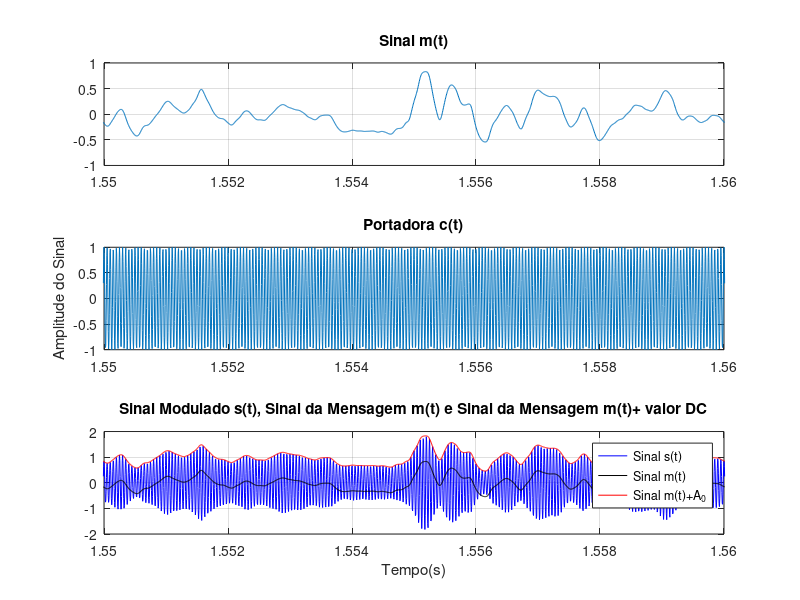
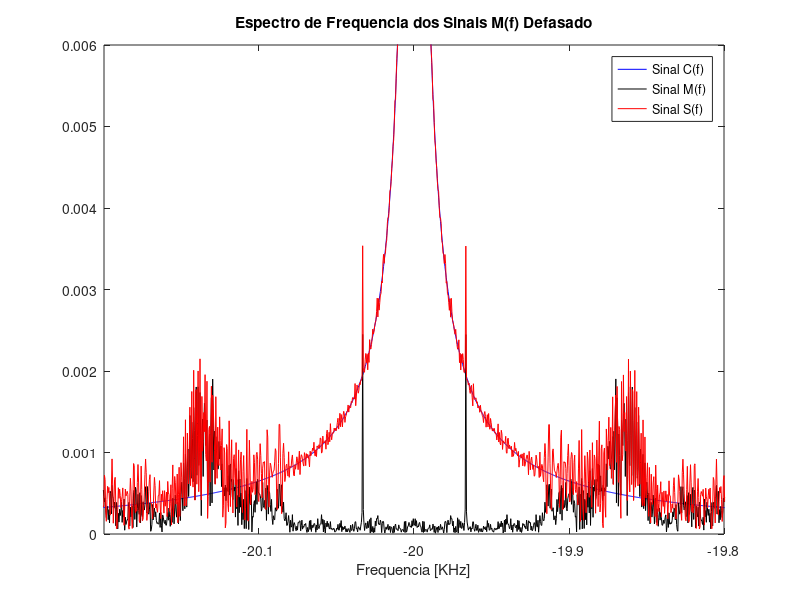
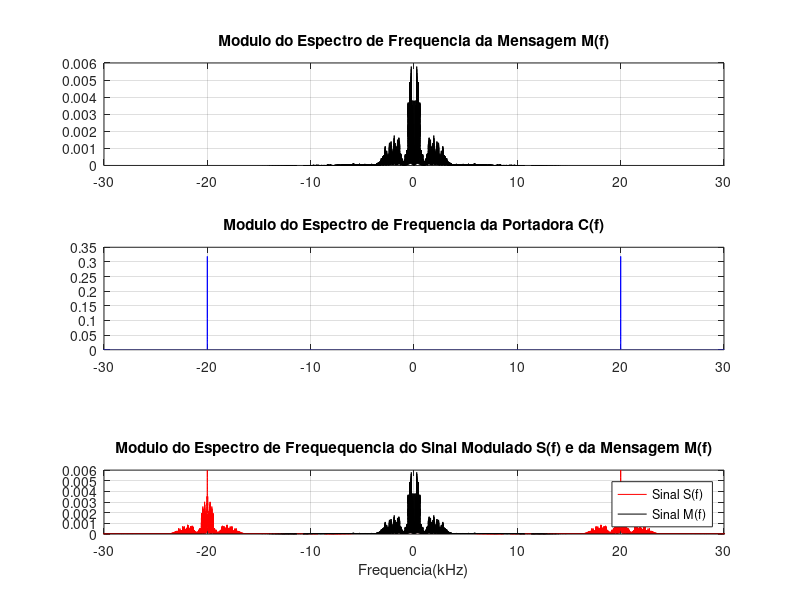
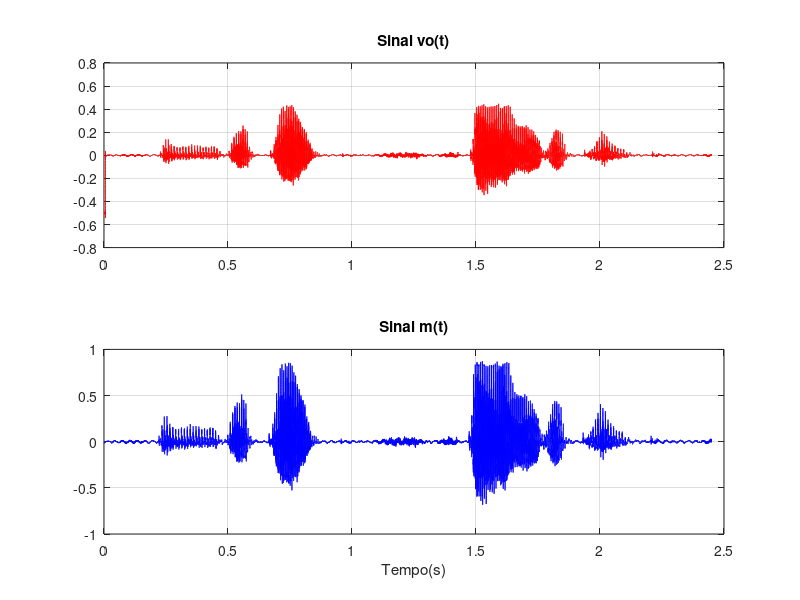

These figures' MATLAB source, in order:
%%

%% Informacoes do relatorio
% * *Nome dos Alunos: Andre Luis Maldonado Daniel e Erasmo Costa*
% * *Curso: LT37C - Fundamentos de Comunicacao*
%
% * *Relatorio de modulacao*
%
% O relatorio da modulacao  deve conter:
%
% * Modulacao e demodulacao;
% * Apresentar de forma legivel as formas de onda da mensagem, da
% portadora, e da Modulacao, no dominio do tempo e no dominio da
% frequencia;
% * Explicar no relatorio cada forma de onda;

%% EXERCICIO 1 - MODULACAO
% Para que haja uma boa modulacao a frequencia da portadora deve ser maior que a banda
% do Sinal, ao vizualizar a figura 3 e possivel comprovar que a mensagem
% nao chega a $10Khz$ sendo assim, a frequencia da portadora sendo $20KHz$ supre o necessario.
% Para que nao ocorra perca de informacao $A_0$ deve ser escolhido para que o minimo valor 
% do Sinal, quando somado a $A_0$ seja maior que 0. A funcao _min_ nos garante que $A_0$ foi
% escolhido corretamente.

% Limpar e fechar tudo
clc; %limpa a janela de comandos
clear; %limpa as variaveis e funcoes da memoria 
close all; %fecha as janelas abertas de figuras 

% Arquivo de audio da mensagem
load sound.mat %carrega o arquivo 'sound.mat' para o Workspace
Vminimo = min(m); %'Vminimo' recebe o menor componente de 'm'

% Reproducao do arquivo sound
sound(m,fs) %reproduz o Sinal do vetor 'm', com frequencia de amostragem 'fs'

% Tamanho do vetor da mensagem
N = length(m); %'N' recebe o tamanho do vetor 'm' (432008)

% Periodo de amostragem de m
T = 1/fs; %'T' recebe o valor do periodo de amostragem (5.668934240362812e-06)

% Vetor de tempo
t = (0:N-1)*T; %'t' recebe o vetor de tempo

% Frequencia da portadora em Hz
fc = 20e3; %'fc' recebe o valor da frequencia da portadora em Hz (20kHz)

% Valor DC
A0 = 1; %A0 recebe o valor DC 1

% Portadora
c = cos(2*pi*fc*t); %'c' recebe a portadora

% Modulando o Sinal
s=(A0+m).*c; %'s' recebe o sinal modulado

%%%  Plot dos sinais no tempo
%
% Na figura 1 sao mostrados os sinais da mensagem, portadora e o Sinal modulado
% $s = (A_0.+m)*c$, no terceiro grafico da figura 1 e apresentado o Sinal modulado em azul
% ao adicionarmos um valor DC de $A_0$ ao Sinal da mensagem e possivel ver o envelope
% no Sinal modulado.

figure(1); %cria uma janela de figura

% *Plot do Sinal de audio m(t)* 
subplot(3,1,1); %divide a janela de figura em 3x1 e seleciona a primeira parte para o plot atual
plot(t,m); %plota 'm' versus 't'
xlim([1.55 1.56]); %define os limites do eixo X em 1,55 e 1,56
title('Sinal m(t)'); %define o nome do grafico como 'Sinal m(t)'
grid on; %construcao das linhas de grade

% *Plot da portadora c(t)* 
subplot(3,1,2); %divide a janela de figura em 3x1 e seleciona a segunda parte para o plot atual
plot(t,c); %plota 'c' versus 't'
xlim([1.55 1.56]); %define os limites do eixo X em 1,55 e 1,56
title('Portadora c(t)'); %define o nome do grafico como 'Portadora c(t)'
ylabel('Amplitude do Sinal'); %define o nome do eixo Y como 'Amplitude do Sinal'
grid on; %construcao das linhas de grade

% *Plot do Sinal modulado s(t) e do Sinal de audio m(t)* 
subplot(3,1,3); %divide a janela de figura em 3x1 e seleciona a terceira parte para o plot atual
plot(t,s,'b',t,m,'k',t,A0+m,'r'); %plota 's' versus 't' em azul, 'm' versus 't' em preto e 'A0+m' versus 't' em vermelho
xlim([1.55 1.56]); %define os limites do eixo X em 1,55 e 1,56
title('Sinal Modulado s(t), Sinal da Mensagem m(t) e Sinal da Mensagem m(t)+ valor DC'); %define o nome do grafico como 'Sinal Modulado s(t), Sinal da Mensagem m(t) e Sinal da Mensagem m(t)+ valor DC'
legend('Sinal s(t)', 'Sinal m(t)', 'Sinal m(t)+A_0'); %cria a legenda ('Sinal s(t)', 'Sinal m(t)', 'Sinal m(t)+A_0') para este plot
xlabel('Tempo(s)'); %define o nome do eixo X como 'Tempo(s)'
grid on; %construcao das linhas de grade

% FFT dos sinais m(t), c(t) e s(t)
M = abs(fftshift(fft(m)))/N; %'M' recebe o absoluto da FFT do Sinal de audio m(t)
C = abs(fftshift(fft(c)))/N; %'C' recebe o absoluto da FFT da portadora c(t)
S = abs(fftshift(fft(s)))/N; %'S' recebe o absoluto da FFT do Sinal modulado s(t)

% Vetor de frequencias
f = linspace(-fs/2,fs/2,N); %'f' recebe um vetor de 'N' pontos gerados entre '-fs/2' e 'fs/2'

% Sinal da mensagem defasado
j = m.*cos(2*pi*fc*t); %'j' recebe o sinal da mensagem 'm', defasada em 20 kHz
J = abs(fftshift(fft(j)))/N; %'J' recebe o absoluto da FFT do sinal j(t)

%%% Plot das FFT's
%
% Na figura 2 e apresentado os espectros e frequencia da portadora, do Sinal modulado e
% do Sinal da mensagem, atraves de uma multiplicacao com um cosseno a origem da mensagem M
% foi defasado para coincidir com 20 KHz a fim de ter uma melhor vizualicao sendo possivel
% ver na imagem que a modulacao foi feita corretamente, pois temos no Sinal s as tres frequencias, 
% as duas frequencias laterais $f_c+f_m$ e $f_c-f_m$ e a frequencia da portadora $f_c$

figure(2); %cria uma janela de figura

% *Plot dos sinais S(f) C(f) e M(f) [defasado para ficar centrado em 20KHz]*
plot(f/1000, C, 'b', f/1000, J, 'k', f/1000, S, 'r'); %plota 'C' versus 'f/1000' em azul, 'C' versus 'f/1000' em preto e 'S' versus 'f/1000' em vermelho
xlim([-20.2 -19.8]);  %define os limites do eixo X em -20,2 e -19,8
ylim([0 0.006]);  %define os limites do eixo Y em 0 e 0,006
title('Espectro de Frequencia dos Sinais M(f) Defasado'); %define o nome do grafico como 'Espectro de Frequencia dos sinais M(f) defasado'
legend('Sinal C(f)', 'Sinal M(f)', 'Sinal S(f)'); %cria a legenda ('Sinal C(f)', 'Sinal M(f)', 'Sinal S(f)') para este plot
xlabel('Frequencia [KHz]'); %define o nome do eixo X como 'Frequencia [KHz]'

% *Plot do Modulo do Espectro de Frequencia da Mensagem M(f)*
figure(3); %cria uma janela de figura

subplot(3,1,1); %divide a janela de figura em 3x1 e seleciona a primeira parte para o plot atual
plot(f/1000,M, 'k'); %plota 'M' versus 'f/1000' em preto
xlim([-30 30]); %define os limites do eixo X em -30 e 30
title('Modulo do Espectro de Frequencia da Mensagem M(f)'); %define o nome do grafico como 'Modulo do Espectro de Frequencia da Mensagem M(f)'
grid on; %construcao das linhas de grade

% *Plot do Modulo do Espectro de Frequencia da Portadora C(f)|*
subplot(3,1,2); %divide a janela de figura em 3x1 e seleciona a segunda parte para o plot atual
plot(f/1000,C, 'b'); %plota 'C' versus 'f/1000'
xlim([-30 30]); %define os limites do eixo X em -30 e 30
title('Modulo do Espectro de Frequencia da Portadora C(f)'); %define o nome do grafico como 'Modulo do Espectro de Frequencia da Portadora C(f)'
grid on; %construcao das linhas de grade

% *Plot do Modulo do Espectro de Frequequencia do Sinal Modulado S(f)*
subplot(3,1,3); %divide a janela de figura em 3x1 e seleciona a terceira parte para o plot atual
plot(f/1000,S, 'b'); %plota 'C' versus 'f/1000' em azul
xlim([-30 30]); %define os limites do eixo X em -30 e 30
ylim([0 0.006]); %define os limites do eixo Y em -0 e 0,006
title('Modulo do Espectro de Frequequencia do Sinal Modulado S(f)'); %define o nome do grafico como 'Modulo do Espectro de Frequequencia do Sinal Modulado S(f)'
grid on; %construcao das linhas de grade

% *Plot da FFT do Sinal modulado |S(f)| e do Sinal de audio |M(f)|*
subplot(4,1,4); %divide a janela de figura em 3x1 e seleciona a teceira parte para o plot atual
plot(f/1000,S,'r', f/1000,M,'k'); %plota 'S' versus 'f/1000' em vermelho e 'M' versus 'f/1000' em preto
xlim([-30 30]); %define os limites do eixo X em -30 e 30
ylim([0 0.006]); %define os limites do eixo Y em -0 e 0,006
title('Modulo do Espectro de Frequequencia do Sinal Modulado S(f) e da Mensagem M(f)'); %define o nome do grafico como 'Modulo do Espectro de Frequequencia do Sinal Modulado S(f) e da Mensagem M(f)'
legend('Sinal S(f)', 'Sinal M(f)'); %cria a legenda ('Sinal S(f)', 'Sinal M(f))') para este plot
xlabel('Frequencia(kHz)'); %define o nome do eixo X como 'Frequencia(kHz)'
grid on; %construcao das linhas de grade

%% EXERCICIO 2 - DEMODULACAO
% Na figura 4 e possivel ver o sinal de saida do filtro vo(t), com amplitude sendo metade do sinal da mensagem m(t)

% Demodulacao do Sinal
v = s.*c; %'v' recebe o Sinal demodulador

% Gerando filtro passa-baixa
fcorte = 6e3/(fs/2); %fcorte recebe (0.068027210884354 Hz)
h = fir1(2e3,fcorte); %'h' recebe um filtro digital FIR passa-baixas de ordem 2000 e frequencia de corte fcorte (0.068027210884354 Hz)
[H,fh] = freqz(h,1,N/2+1,fs/1e3); %[H,fh] recebe a resposta do filtro 
H = abs(H); %'H' recebe o modulo de 'H'
vo = filter(h,1,v); %vo recebe 'v' filtrado, com filtro descrito por 'h' e '1'
vo = vo-0.5; % removendo a componente DC do sinal

% FFT de v(t) e vo(t)
V = abs(fftshift(fft(v)))/N; %V recebe a FFT do Sinal demodulador v(t)
Vo = abs(fftshift(fft(vo)))/N; %Vo recebe a FFT do Sinal filtrado vo(t)

figure(4); %cria uma janela de figura

% *Plot do Sinal vo(t)*
subplot(2,1,1);  %divide a janela de figura em 2x1 e seleciona a primeira parte para o plot atual
plot(t,vo, 'r'); %plota 'vo' versus 't' em vermelho
title('Sinal vo(t)'); %define o nome do grafico como 'Sinal vo(t)'
grid on; %construcao das linhas de grade

% *Plot do Sinal m(t)*
subplot(2,1,2); %divide a janela de figura em 2x1 e seleciona a segunda parte para o plot atual
plot(t,m, 'b'); %plota 'm' versus 't' em azul
title('Sinal m(t)');  %define o nome do grafico como 'Sinal m(t)'
xlabel('Tempo(s)'); %define o nome do eixo X como 'Tempo(s)'
grid on; %construcao das linhas de grade

figure(5); %cria uma janela de figura

% *Plot do Modulo do Espectro de Frequequencia do Sinal Modulado S(f)*
subplot(4,1,1); %divide a janela de figura em 4x1 e seleciona a primeira parte para o plot atual
plot((f/1000),S); %plota 'S' versus 'f/1000'
title('Modulo do Espectro de Frequequencia do Sinal Modulado S(f)'); %define o nome do grafico como 'Modulo do Espectro de Frequequencia do Sinal Modulado S(f)' 
ylim([0 3e-3]) %define os limites do eixo y em 0 e 0,003
xlim([0 50]); %define os limites do eixo X em 0 e 50
grid on; %construcao das linhas de grade

% *Plot do Modulo do Espectro de Frequequencia do Sinal V(f)*
subplot(4,1,2); %divide a janela de figura em 4x1 e seleciona a segunda parte para o plot atual
plot(f/1000,V); %plota 'V' versus 'f/1000'
title('Modulo do Espectro de Frequequencia do Sinal V(f)'); %define o nome do grafico como 'Modulo do Espectro de Frequequencia do Sinal V(f)'
ylim([0 3e-3]); %define os limites do eixo y em 0 e 0,003
xlim([0 50]); %define os limites do eixo X em 0 e 50
grid on; %construcao das linhas de grade

% *Plot do Modulo do Espectro de Frequequencia do Filtro H(f)*
subplot(4,1,3); %divide a janela de figura em 4x1 e seleciona a teceira parte para o plot atual
plot(fh,H); %plota 'H' versus 'fh'
title('Modulo do Espectro de Frequequencia do Filtro H(f)'); %define o nome do grafico como 'Modulo do Espectro de Frequequencia do Filtro H(f)' 
grid on; %construcao das linhas de grade

% *Plot do Modulo do Espectro de Frequequencia do Sinal Recuperado |Vo(f)|*
subplot(4,1,4); %divide a janela de figura em 4x1 e seleciona a quarta parte para o plot atual
plot(f/1000,Vo); %plota 'Vo' versus 'f/1000'
title('Modulo do Espectro de Frequequencia do Sinal Recuperado |Vo(f)|'); %define o nome do grafico como 'Modulo do Espectro de Frequequencia do Sinal Recuperado |Vo(f)|'
xlabel('Frequencia(kHz)'); %define o nome do eixo X como 'Frequencia(kHz)'
ylim([0 3e-3]); %define os limites do eixo y em 0 e 0,003
xlim([0 50]); %define os limites do eixo X em 0 e 50
grid on; %construcao das linhas de grade

sound(m,fs); %reproduz o Sinal do vetor 'm', com frequencia de amostragem 'fs'
sound(vo,fs); %reproduz o Sinal do vetor 'vo', com frequencia de amostragem 'fs